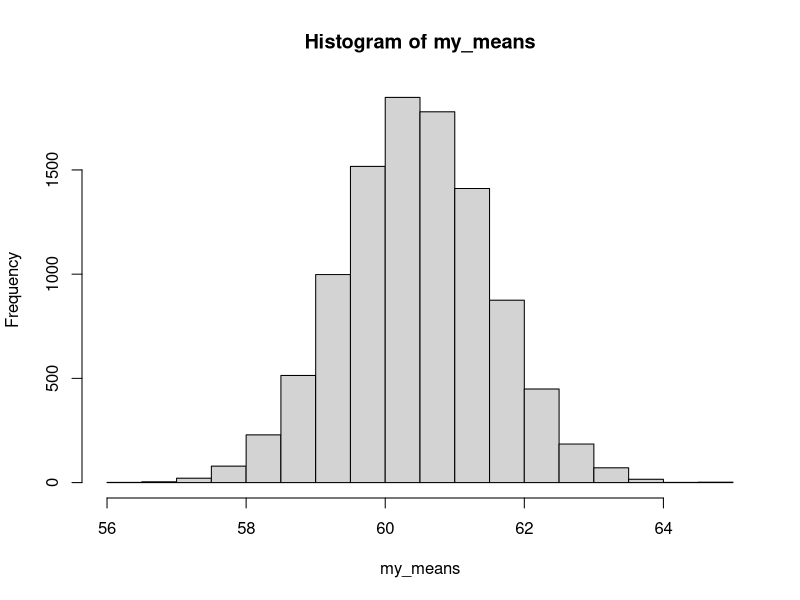

This figure's R source:
# We select a sample from the population. In this example, we select a sample
# from a known population that follows the normal curve and with mean = 60 and sd = 8
set.seed(4791)
my_sample <- rnorm(50, mean = 60, sd = 8)

# We sample multiple times with replacement from the selected sample
n_samples <- 10000
n <- 50

my_means <- 1:10000

for (i in 1:n_samples){
  bootstrap_sample <- sample(my_sample, n, replace = TRUE)
  my_means[i] <- mean(bootstrap_sample)
}

# We have an empirical distribution of the statistic (here the means)
# Let's look at it
hist(my_means)

# Unlike when we used the normal distribution for parametric bootstrapping,
# we did not know that this distribution would turn out to be normal, except via the CLT.
# Let's calculate our best point estimate of the population mean.
sample_mean <- mean(my_means)

# Let's calculate the bootstrap estimate of the standard error.
stand_err <- sd(my_means)

# Let's determine the confidence interval. 
# First we need to sort the means
my_means <- sort(my_means)

# For a 95% interval, we need to cut off 2.5% off of each end. 
# We used 10,000 samples.
cut_off <- 0.025*n_samples
confid_int_limits <- c(my_means[cut_off + 1], my_means[n_samples - cut_off])


